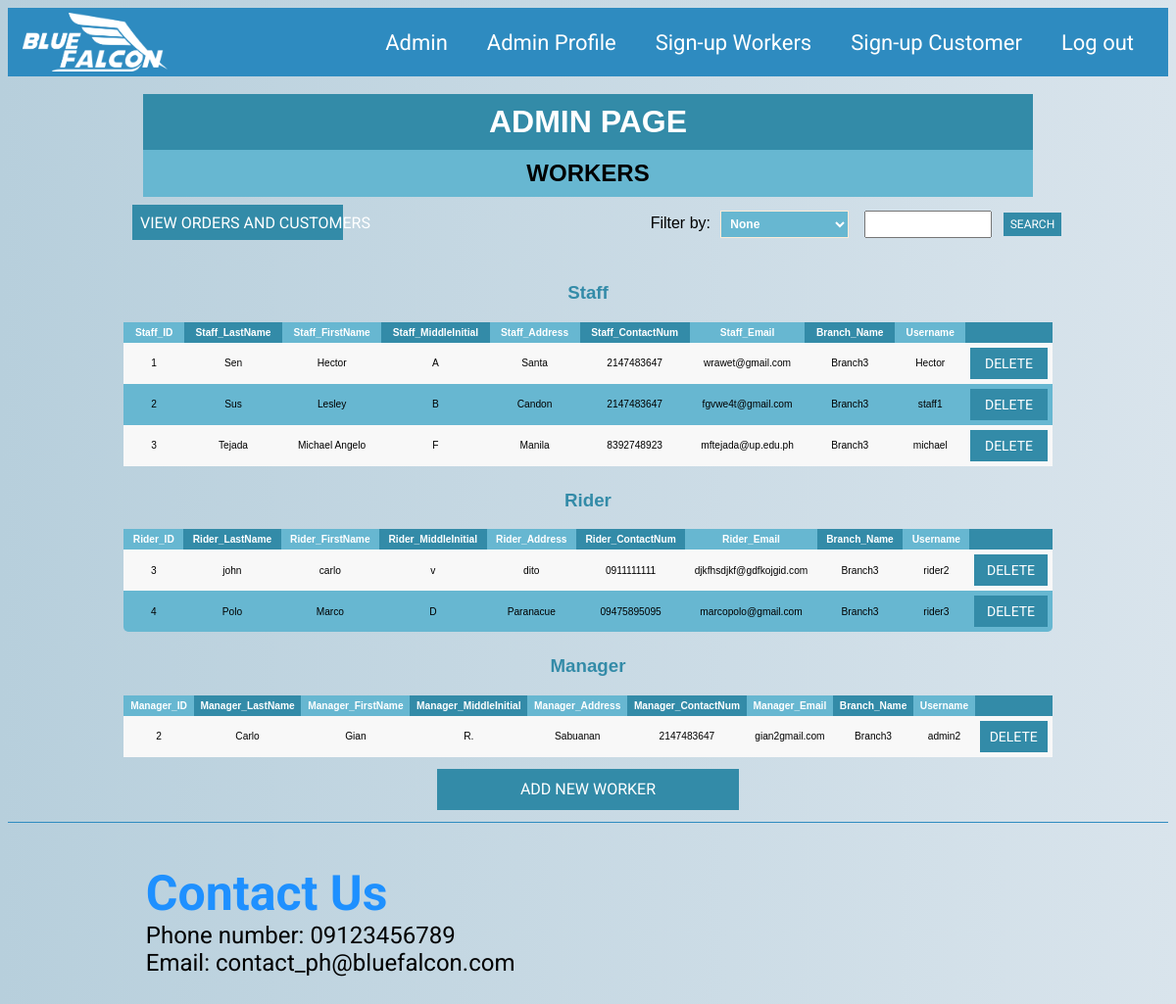
/adminaccounts.php (signed in), run on the app's committed database.
### tables this page shows
CREATE TABLE `staff` (
  `Staff_ID` int(11) NOT NULL,
  `Staff_LastName` varchar(256) NOT NULL,
  `Staff_FirstName` varchar(256) NOT NULL,
  `Staff_MiddleInitial` varchar(2) NOT NULL,
  `Staff_Address` varchar(256) NOT NULL,
  `Staff_ContactNum` varchar(255) NOT NULL,
  `Staff_Email` varchar(256) NOT NULL,
  `Branch_Name` varchar(256) NOT NULL,
  `Username` varchar(256) NOT NULL
);

CREATE TABLE `rider` (
  `Rider_ID` int(11) NOT NULL,
  `Rider_LastName` varchar(256) NOT NULL,
  `Rider_FirstName` varchar(256) NOT NULL,
  `Rider_MiddleInitial` varchar(2) NOT NULL,
  `Rider_Address` varchar(256) NOT NULL,
  `Rider_ContactNum` varchar(255) NOT NULL,
  `Rider_Email` varchar(256) NOT NULL,
  `Branch_Name` varchar(256) NOT NULL,
  `Username` varchar(256) NOT NULL
);

CREATE TABLE `manager` (
  `Manager_ID` int(11) NOT NULL,
  `Manager_LastName` varchar(256) NOT NULL,
  `Manager_FirstName` varchar(256) NOT NULL,
  `Manager_MiddleInitial` varchar(2) NOT NULL,
  `Manager_Address` varchar(256) NOT NULL,
  `Manager_ContactNum` varchar(255) NOT NULL,
  `Manager_Email` varchar(256) NOT NULL,
  `Branch_Name` varchar(256) NOT NULL,
  `Username` varchar(256) NOT NULL
);

### adminaccounts.php (the view, shortened to what this page needs)
<html>
	<head>
		<?php
			include_once 'header.php';
		 ?>
	    <?php
	    	$myAdminCheck=0;
			if ($myAdminCheck == 1) {
				echo "<center><h3>You are not allowed access to this page.</h3>";
				echo "<button class=\"signbutton\"onclick=\"location.href='index.php'\">Go back to homepage</button></center>";
			}
			else{
	    ?>
	</head>
	<body>
		<br>
		<h1>ADMIN PAGE</h1>
		<h2>WORKERS</h2>
		<div id="head">
			<div id="accounts">
				<button onclick="location.href='./admin.php'" id="account">View Orders and Customers</button>
			</div>
			<div id="filter">
			<?php $filternow=0;
				if(!isset($_POST["filter"]) || isset($_POST["filter"])){
					if(!isset($_POST["filter"]) || $_POST["filter"] == "None"){
						$filternow=0;?>
					<form method="post" action="./adminaccounts.php">
								Filter by:
								<select name="filter" id="filterselect">
									<option value="None" selected>None</option>
								</select>
							<?php if(isset($_POST['filtertxt']) && $_POST['filter'] == "None"){
								if(!empty($_POST['filtertxt'])){
									echo"<input type=\"text\" name=\"filtertxt\" id=\"filtertxt\" value='".$_POST['filtertxt']."'>";
									 echo"<input type=\"submit\" value=\"Search\" id=\"FilterSubmit\"><br>";
									 echo"Please choose an attribute from the dropdown list.";
								}
								else{
							 		echo"<input type=\"text\" name=\"filtertxt\" id=\"filtertxt\">";
								 	echo"<input type=\"submit\" value=\"Search\" id=\"FilterSubmit\"><br>";
							 }
							 }
							 else{
							 	echo"<input type=\"text\" name=\"filtertxt\" id=\"filtertxt\">";
								 echo"<input type=\"submit\" value=\"Search\" id=\"FilterSubmit\"><br>";
							 }
							?>
					</form>
				</div>
			<?php
			}
			}
			?>
		</div>
	<?php if ( ($_SESSION["entity"] === "SuperAdmin") ){ ?>
		<div id="Staff">
			<h3>Staff</h3>
			<table id="orderstable" class="orderstable">
				<tr>
					<th>Staff_ID</th>
					<th>Staff_LastName</th>
					<th>Staff_FirstName</th>
					<th>Staff_MiddleInitial</th>
					<th>Staff_Address</th>
					<th>Staff_ContactNum</th>
					<th>Staff_Email</th>
					<th>Branch_Name</th>
					<th>Username</th>
					<th></th>
				</tr>
				<?php
						require 'includes\dbh.inc.php';
						if($filternow ==1){
							$sql = "SELECT * from staff where Staff_ID IN (".implode(',', $Staff_ID).")";
						}
						else{
							$sql = "SELECT * from staff";
						}
						$result = $conn-> query($sql) or die($conn->error);
						if ($result-> num_rows >0) {
							while ($row = $result-> fetch_assoc()) {
								echo "<tr>
										<td>". $row["Staff_ID"]."</td>
										<td>". $row["Staff_LastName"]."</td>
										<td>". $row["Staff_FirstName"]."</td>
										<td>". $row["Staff_MiddleInitial"]."</td>
										<td>". $row["Staff_Address"]."</td>
										<td>". $row["Staff_ContactNum"]."</td>
										<td>". $row["Staff_Email"]."</td>
										<td>". $row["Branch_Name"]."</td>
										<td>". $row["Username"]."</td>
										<td><button onclick=\"location.href='./deleteaccount.php?Staff_ID=".$row['Staff_ID']."'\">Delete</button></td>
										</tr>";
							}
							echo "</table>";
						}
						else {
							echo "<tr><td colspan=\"10\">There are 0 results.</td></tr>";
						}
						$conn -> close();
				?>
			</table>
		</div>
		<div id="Rider">
			<h3>Rider</h3>
			<table id="orderstable" class="orderstable">
				<tr>
					<th>Rider_ID</th>
					<th>Rider_LastName</th>
					<th>Rider_FirstName</th>
					<th>Rider_MiddleInitial</th>
					<th>Rider_Address</th>
					<th>Rider_ContactNum</th>
					<th>Rider_Email</th>
					<th>Branch_Name</th>
					<th>Username</th>
					<th></th>
				</tr>
				<?php
						require 'includes\dbh.inc.php';
						if($filternow ==1){
							$sql = "SELECT * from rider where Rider_ID IN (" . implode(',', $Rider_ID) . ")";
						}
						else{
							$sql = "SELECT * from rider";
						}
						$result = $conn-> query($sql) or die($conn->error);
						if ($result-> num_rows >0) {
							while ($row = $result-> fetch_assoc()) {
								echo "<tr>
										<td>". $row["Rider_ID"]."</td>
										<td>". $row["Rider_LastName"]."</td>
										<td>". $row["Rider_FirstName"]."</td>
										<td>". $row["Rider_MiddleInitial"]."</td>
										<td>". $row["Rider_Address"]."</td>
										<td>". $row["Rider_ContactNum"]."</td>
										<td>". $row["Rider_Email"]."</td>
										<td>". $row["Branch_Name"]."</td>
										<td>". $row["Username"]."</td>
										<td><button onclick=\"location.href='./deleteaccount.php?Rider_ID=".$row['Rider_ID']."'\">Delete</button></td>
										</tr>";
							}
							echo "</table>";
						}
						else {
							echo "<tr><td colspan=\"10\">There are 0 results.</td></tr>";
						}
						$conn -> close();
				?>
			</table>
		</div>
		<div id="Manager">
			<h3>Manager</h3>
			<table id="orderstable" class="orderstable">
				<tr>
					<th>Manager_ID</th>
					<th>Manager_LastName</th>
					<th>Manager_FirstName</th>
					<th>Manager_MiddleInitial</th>
					<th>Manager_Address</th>
					<th>Manager_ContactNum</th>
					<th>Manager_Email</th>
					<th>Branch_Name</th>
					<th>Username</th>
					<th></th>
				</tr>
				<?php
					require 'includes\dbh.inc.php';
					if($filternow ==1){
						$sql = "SELECT * from manager where Manager_ID IN (" . implode(',', $Manager_ID) . ")";
					}
					else{
						$sql = "SELECT * from manager";
					}
					$result = $conn-> query($sql) or die($conn->error);
					if ($result-> num_rows >0) {
						while ($row = $result-> fetch_assoc()) {
							echo "<tr>
									<td>". $row["Manager_ID"]."</td>
									<td>". $row["Manager_LastName"]."</td>
									<td>". $row["Manager_FirstName"]."</td>
									<td>". $row["Manager_MiddleInitial"]."</td>
									<td>". $row["Manager_Address"]."</td>
									<td>". $row["Manager_ContactNum"]."</td>
									<td>". $row["Manager_Email"]."</td>
									<td>". $row["Branch_Name"]."</td>
									<td>". $row["Username"]."</td>
									<td><button onclick=\"location.href='./deleteaccount.php?Manager_ID=".$row['Manager_ID']."'\">Delete</button></td>
									</tr>";
						}
						echo "</table>";
					}
					else {
						echo "<tr><td colspan=\"10\">There are 0 results.</td></tr>";
					}
					$conn -> close();
				?>
			</table>
		</div>
			<center>
				<button onclick="location.href='./signUpRider.php'" id="add">Add new worker</button>
			</center>
	<?php }
	else{
		require 'includes\dbh.inc.php';
		$Username = $_SESSION['username'];
		$sql = "SELECT Branch_Name FROM manager WHERE Username='".$Username."';";
		$result = $conn-> query($sql) or die($conn->error);
		if ($result-> num_rows >0) {
			while ($row = $result-> fetch_assoc()) {
				$Branch_Name = $row["Branch_Name"];
			}
		}
		$Staff_IDa = array();
		$Rider_IDa = array();
		$Manager_IDa = array();
		require 'includes\dbh.inc.php';
		$sql = "SELECT Staff_ID FROM staff WHERE Branch_Name='".$Branch_Name."';";
		$result = $conn-> query($sql) or die($conn->error);
		if ($result-> num_rows >0) {
			while ($row = $result-> fetch_assoc()) {
				array_push($Staff_IDa, $row["Staff_ID"]);
			}
		}
		else{
			array_push($Staff_IDa, "0");
		}
		require 'includes\dbh.inc.php';
		$sql = "SELECT Rider_ID FROM rider WHERE Branch_Name='".$Branch_Name."';";
		$result = $conn-> query($sql) or die($conn->error);
		if ($result-> num_rows >0) {
			while ($row = $result-> fetch_assoc()) {
				array_push($Rider_IDa, $row["Rider_ID"]);
			}
		}
		else{
			array_push($Rider_IDa, "0");
		}
		require 'includes\dbh.inc.php';
		$sql = "SELECT Manager_ID FROM manager WHERE Branch_Name='".$Branch_Name."';";
		$result = $conn-> query($sql) or die($conn->error);
		if ($result-> num_rows >0) {
			while ($row = $result-> fetch_assoc()) {
				array_push($Manager_IDa, $row["Manager_ID"]);
			}
		}
		else{
			array_push($Manager_IDa, "0");
		}
		$Staff_IDarr = array();
		$Rider_IDarr = array();
		$Manager_IDarr = array();
		if($filternow == 1){
				if(in_array("0", $Staff_ID)){
					array_push($Staff_IDarr, "0");
				}else{
					$Staff_IDarr = array_intersect($Staff_IDa, $Staff_ID);
					if(empty($Staff_IDarr)){
						array_push($Staff_IDarr, "0");
					}
				}
				if(in_array("0", $Rider_ID)){
					array_push($Rider_IDarr, "0");
				}else{
					$Rider_IDarr = array_intersect($Rider_IDa, $Rider_ID);
					if(empty($Rider_IDarr)){
						array_push($Rider_IDarr, "0");
					}
				}
				if(in_array("0", $Manager_ID)){
					array_push($Manager_IDarr, "0");
				}else{
					$Manager_IDarr = array_intersect($Manager_IDa, $Manager_ID);
					if(empty($Manager_IDarr)){
						array_push($Manager_IDarr, "0");
					}
				}
		}else{
			$Staff_IDarr = $Staff_IDa;
			$Rider_IDarr = $Rider_IDa;
			$Manager_IDarr = $Manager_IDa;
		}
	?>		<div id="Staff">
			<h3>Staff</h3>
			<table id="orderstable" class="orderstable">
				<tr>
					<th>Staff_ID</th>
					<th>Staff_LastName</th>
					<th>Staff_FirstName</th>
					<th>Staff_MiddleInitial</th>
					<th>Staff_Address</th>
					<th>Staff_ContactNum</th>
					<th>Staff_Email</th>
					<th>Branch_Name</th>
					<th>Username</th>
					<th></th>
				</tr>
				<?php
					require 'includes\dbh.inc.php';
					$sql = "SELECT * from staff where Staff_ID IN (" . implode(',', $Staff_IDarr). ")";
					$result = $conn-> query($sql) or die($conn->error);
					if ($result-> num_rows >0) {
						while ($row = $result-> fetch_assoc()) {
							echo "<tr>
									<td>". $row["Staff_ID"]."</td>
									<td>". $row["Staff_LastName"]."</td>
									<td>". $row["Staff_FirstName"]."</td>
									<td>". $row["Staff_MiddleInitial"]."</td>
									<td>". $row["Staff_Address"]."</td>
									<td>". $row["Staff_ContactNum"]."</td>
									<td>". $row["Staff_Email"]."</td>
									<td>". $row["Branch_Name"]."</td>
									<td>". $row["Username"]."</td>
									<td><button onclick=\"location.href='./deleteaccount.php?Staff_ID=".$row['Staff_ID']."'\">Delete</button></td>
									</tr>";
						}
						echo "</table>";
					}
					else {
						echo "<tr><td colspan=\"10\">There are 0 results.</td></tr>";
					}
				?>
		</div>
		<div id="Rider">
			<h3>Rider</h3>
			<table id="orderstable" class="orderstable">
				<tr>
					<th>Rider_ID</th>
					<th>Rider_LastName</th>
					<th>Rider_FirstName</th>
					<th>Rider_MiddleInitial</th>
					<th>Rider_Address</th>
					<th>Rider_ContactNum</th>
					<th>Rider_Email</th>
					<th>Branch_Name</th>
					<th>Username</th>
					<th></th>
				</tr>
				<?php
					require 'includes\dbh.inc.php';
					$sql = "SELECT * from rider where Rider_ID IN (" . implode(',', $Rider_IDarr). ")";
					$result = $conn-> query($sql) or die($conn->error);
					if ($result-> num_rows >0) {
						while ($row = $result-> fetch_assoc()) {
							echo "<tr>
									<td>". $row["Rider_ID"]."</td>
									<td>". $row["Rider_LastName"]."</td>
									<td>". $row["Rider_FirstName"]."</td>
									<td>". $row["Rider_MiddleInitial"]."</td>
									<td>". $row["Rider_Address"]."</td>
									<td>". $row["Rider_ContactNum"]."</td>
									<td>". $row["Rider_Email"]."</td>
									<td>". $row["Branch_Name"]."</td>
									<td>". $row["Username"]."</td>
									<td><button onclick=\"location.href='./deleteaccount.php?Rider_ID=".$row['Rider_ID']."'\">Delete</button></td>
									</tr>";
						}
						echo "</table>";
					}
					else {
						echo "<tr><td colspan=\"10\">There are 0 results.</td></tr>";
					}
				?>
		</div>
		<div id="Manager">
			<h3>Manager</h3>
			<table id="orderstable" class="orderstable">
				<tr>
					<th>Manager_ID</th>
					<th>Manager_LastName</th>
					<th>Manager_FirstName</th>
					<th>Manager_MiddleInitial</th>
					<th>Manager_Address</th>
					<th>Manager_ContactNum</th>
					<th>Manager_Email</th>
					<th>Branch_Name</th>
					<th>Username</th>
					<th></th>
				</tr>
				<?php
					require 'includes\dbh.inc.php';
					$sql = "SELECT * from manager where Manager_ID IN (" . implode(',', $Manager_IDarr). ")";
					$result = $conn-> query($sql) or die($conn->error);
					if ($result-> num_rows >0) {
						while ($row = $result-> fetch_assoc()) {
							echo "<tr>
									<td>". $row["Manager_ID"]."</td>
									<td>". $row["Manager_LastName"]."</td>
									<td>". $row["Manager_FirstName"]."</td>
									<td>". $row["Manager_MiddleInitial"]."</td>
									<td>". $row["Manager_Address"]."</td>
									<td>". $row["Manager_ContactNum"]."</td>
									<td>". $row["Manager_Email"]."</td>
									<td>". $row["Branch_Name"]."</td>
									<td>". $row["Username"]."</td>
									<td><button onclick=\"location.href='./deleteaccount.php?Manager_ID=".$row['Manager_ID']."'\">Delete</button></td>
									</tr>";
						}
						echo "</table>";
					}
					else {
						echo "<tr><td colspan=\"10\">There are 0 results.</td></tr>";
					}
				?>
		</div>
			<center>
				<button onclick="location.href='./signUpRider.php'" id="add">Add new worker</button>
			</center>
	</body>
	<?php
		}
		}
		include_once 'footer.php';
	 ?>
</html>

### data on the page
staff: Staff_ID "1", Staff_LastName "Sen", Staff_FirstName "Hector", Staff_MiddleInitial "A", Staff_Address "Santa", Staff_ContactNum "2147483647", Staff_Email "wrawet@gmail.com", Branch_Name "Branch3", Username "Hector"
staff: Staff_ID "2", Staff_LastName "Sus", Staff_FirstName "Lesley", Staff_MiddleInitial "B", Staff_Address "Candon", Staff_ContactNum "2147483647", Staff_Email "fgvwe4t@gmail.com", Branch_Name "Branch3", Username "staff1"
staff: Staff_ID "3", Staff_LastName "Tejada", Staff_FirstName "Michael Angelo", Staff_MiddleInitial "F", Staff_Address "Manila", Staff_ContactNum "8392748923", Staff_Email "mftejada@up.edu.ph", Branch_Name "Branch3", Username "michael"
rider: Rider_ID "3", Rider_LastName "john", Rider_FirstName "carlo", Rider_MiddleInitial "v", Rider_Address "dito", Rider_ContactNum "0911111111", Rider_Email "djkfhsdjkf@gdfkojgid.com", Branch_Name "Branch3", Username "rider2"
rider: Rider_ID "4", Rider_LastName "Polo", Rider_FirstName "Marco", Rider_MiddleInitial "D", Rider_Address "Paranacue", Rider_ContactNum "09475895095", Rider_Email "marcopolo@gmail.com", Branch_Name "Branch3", Username "rider3"
manager: Manager_ID "2", Manager_LastName "Carlo", Manager_FirstName "Gian", Manager_MiddleInitial "R.", Manager_Address "Sabuanan", Manager_ContactNum "2147483647", Manager_Email "gian2gmail.com", Branch_Name "Branch3", Username "admin2"
